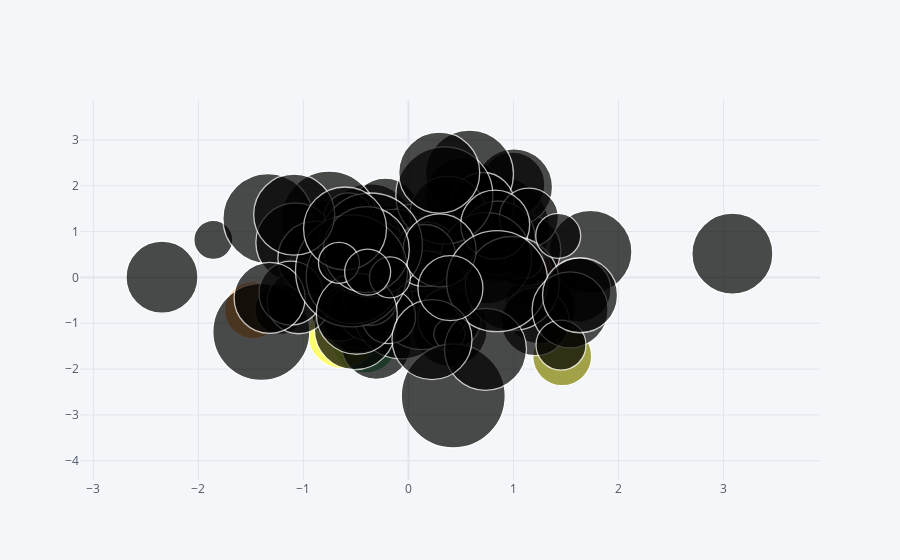

The cell this chart's notebook holds for it:
### Code cell
df.iplot(kind = "bubble", x = "A", y = "B", size="C")
